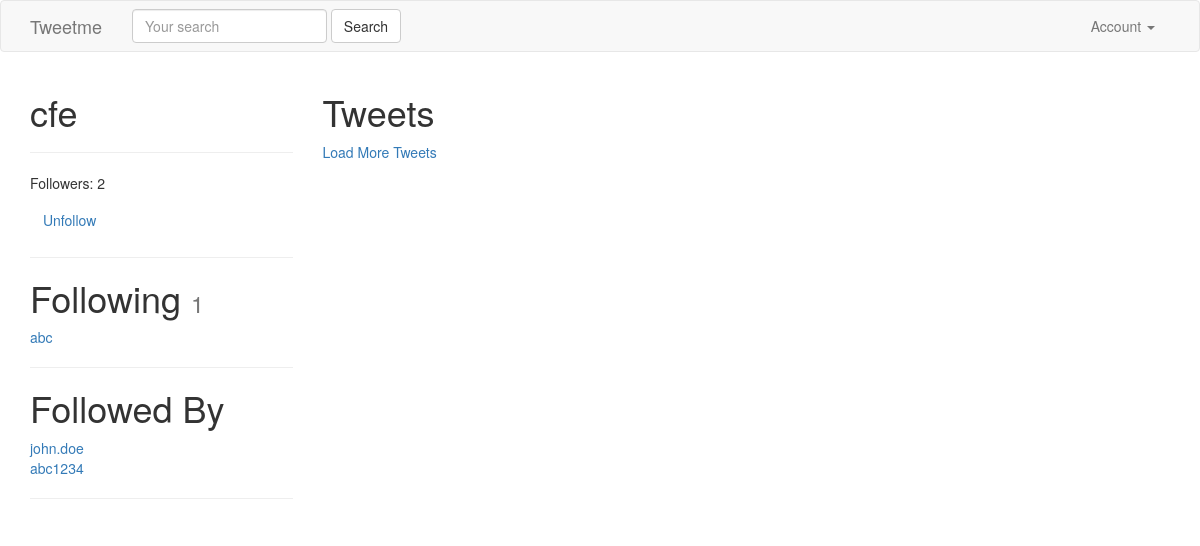
/cfe/ (signed in), run on an earlier commit of the app's database.
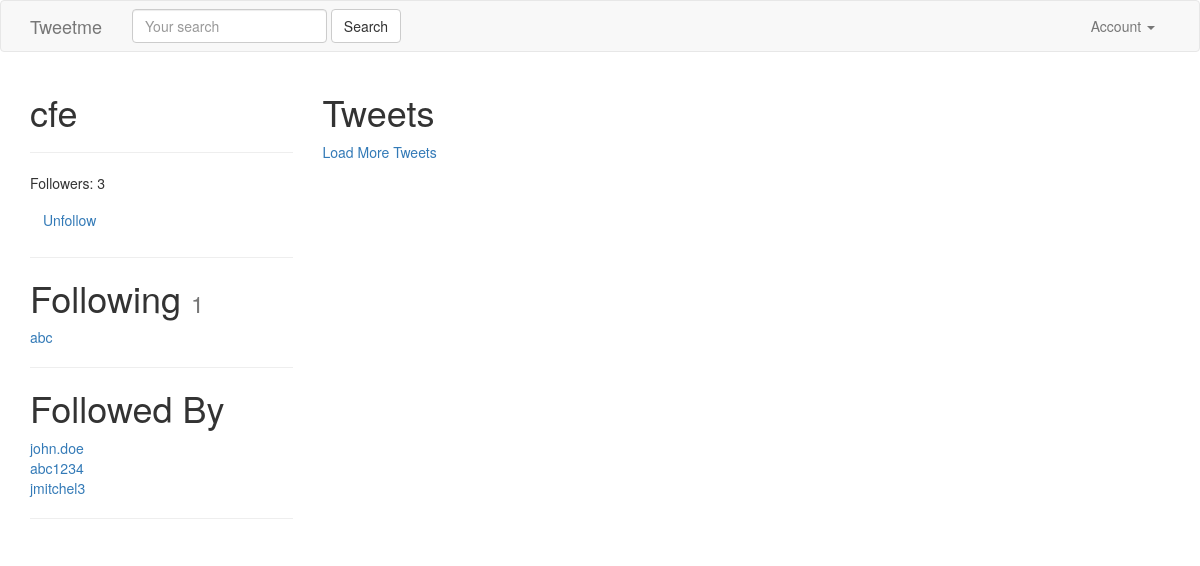
And on a later commit of the database.
### accounts/models.py (models this page shows, shortened)
class UserProfile(models.Model):
    user        = models.OneToOneField(settings.AUTH_USER_MODEL, related_name='profile') # user.profile
    following   = models.ManyToManyField(settings.AUTH_USER_MODEL, blank=True, related_name='followed_by')
    objects = UserProfileManager() # UserProfile.objects.all()
    def get_following(self):
        users  = self.following.all() # User.objects.all().exclude(username=self.user.username)
        return users.exclude(username=self.user.username)
    def get_follow_url(self):
        return reverse_lazy("profiles:follow", kwargs={"username":self.user.username})
    def get_absolute_url(self):
        return reverse_lazy("profiles:detail", kwargs={"username":self.user.username})

### accounts/views.py (the view)
# urls.py: url(r'^(?P<username>[\w.@+-]+)/$', UserDetailView.as_view(), name='detail'), # /tweet/1/
class UserDetailView(DetailView):
    template_name = 'accounts/user_detail.html'
    queryset = User.objects.all()
    def get_object(self):
        return get_object_or_404(
                    User,
                    username__iexact=self.kwargs.get("username")
                    )
    def get_context_data(self, *args, **kwargs):
        context = super(UserDetailView, self).get_context_data(*args, **kwargs)
        following = UserProfile.objects.is_following(self.request.user, self.get_object())
        context['following'] = following
        context['recommended'] = UserProfile.objects.recommended(self.request.user)
        return context

### accounts/models.py (called while the page is built)
    def all(self):
        qs = self.get_queryset().all()
        try:
            if self.instance:
                qs = qs.exclude(user=self.instance)
        except:
            pass
        return qs

    def is_following(self, user, followed_by_user):
        user_profile, created = UserProfile.objects.get_or_create(user=user)
        if created:
            return False
        if followed_by_user in user_profile.following.all():
            return True
        return False

    def recommended(self, user, limit_to=10):
        print(user)
        profile = user.profile
        following = profile.following.all()
        following = profile.get_following()
        qs = self.get_queryset().exclude(user__in=following).exclude(id=profile.id).order_by("?")[:limit_to]
        return qs

### accounts/templates/accounts/user_detail.html (shortened to what this page needs)
{% extends "base.html" %}
{% block content %}
<div class='row'>
    <div class='col-sm-3 col-xs-12'>
        <h1>{{ object.username }} </h1>
        <hr/>
        <p>Followers: {{ object.followed_by.all.count }}</p>
        <p>
            <a class='btn btn-link' href='{{ object.profile.get_follow_url }}'>
                    {% if following %}Unfollow{% else %}Follow{% endif %}
                </a>
        </p>
         <hr/>
          <h1>Following <small>{{ object.profile.get_following.count }}</small></h1>
             {% for user in object.profile.get_following %}
             <a href='/{{ user.username }}'>{{ user.username }}</a><br/>
             {% empty %}
             <h4>Not following any users</h4>
             {% endfor %}
          <hr/>
          <h1>Followed By</h1>
             {% for profile in object.followed_by.all %}
             <a href='/{{ profile.user.username }}'>{{ profile.user.username }}</a><br/>
             {% empty %}
             <h4>Not followed by any users</h4>
             {% endfor %}
          <hr/>
    </div>
    <div class='col-sm-9 col-xs-12'>
         <h1>Tweets</h1>
          <a href='#' id='loadmore'>Load More Tweets</a>
     </div>
</div>
{% endblock content %}

What changed in the data, as far as the page shows it:
added UserProfile: user.username "jmitchel3"
Also different on the page:
{{ object.followed_by.all.count }}: "2" → "3"
